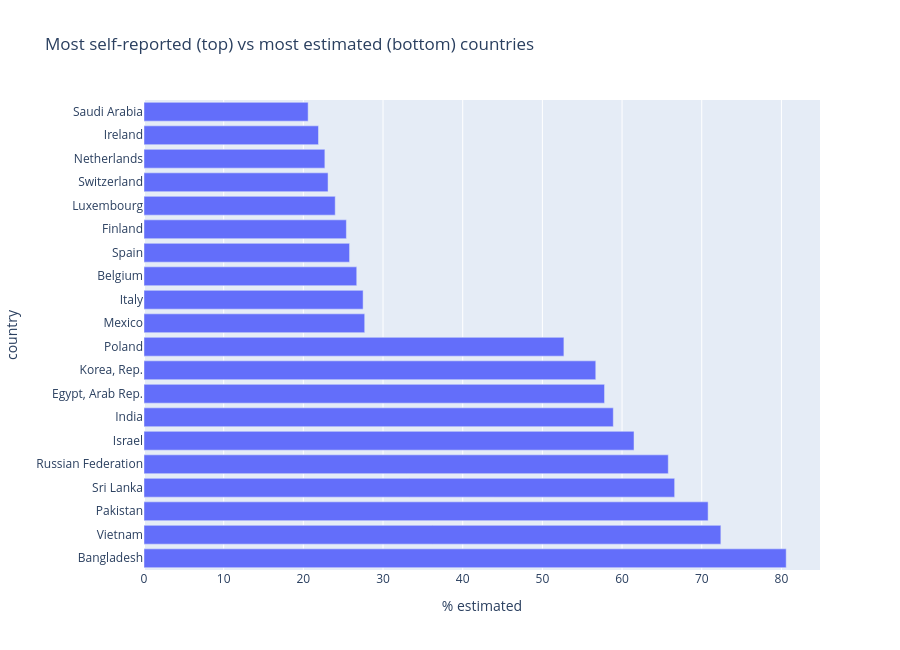

Write notebook code for a chart like this one.
### Markdown cell above
## 4. By geography — disclosure culture by headquarter country

Countries with ≥5,000 observations.

### Code cell
geo = df.groupby("headquarter_country")["est"].agg(estimated_share="mean", n="count")
geo = geo[geo["n"] >= 5000].sort_values("estimated_share")
geo["estimated_%"] = (geo["estimated_share"]*100).round(1)
tb = pd.concat([geo.head(10), geo.tail(10)])
fig = px.bar(tb.reset_index(), x="estimated_%", y="headquarter_country", orientation="h",
             title="Most self-reported (top) vs most estimated (bottom) countries",
             labels={"estimated_%":"% estimated","headquarter_country":"country"})
fig.update_layout(yaxis={"categoryorder":"total descending"}, height=650); fig.show()

### Figure 1 — Plotly figure (JSON) as saved in the notebook; plotly's stock layout.template omitted (floating-point values rounded to 4 significant figures)
{"data": [{"hovertemplate": "% estimated=%{x}<br>country=%{y}<extra></extra>", "legendgroup": "", "marker": {"color": "#636efa", "pattern": {"shape": ""}}, "name": "", "orientation": "h", "showlegend": false, "textposition": "auto", "type": "bar", "x": [20.6, 21.9, 22.7, 23.1, 24.0, 25.4, 25.8, 26.7, 27.5, 27.7, 52.7, 56.7, 57.8, 58.9, 61.5, 65.8, 66.6, 70.8, 72.4, 80.6], "xaxis": "x", "y": ["Saudi Arabia", "Ireland", "Netherlands", "Switzerland", "Luxembourg", "Finland", "Spain", "Belgium", "Italy", "Mexico", "Poland", "Korea, Rep.", "Egypt, Arab Rep.", "India", "Israel", "Russian Federation", "Sri Lanka", "Pakistan", "Vietnam", "Bangladesh"], "yaxis": "y"}], "layout": {"barmode": "relative", "height": 650, "legend": {"tracegroupgap": 0}, "title": {"text": "Most self-reported (top) vs most estimated (bottom) countries"}, "xaxis": {"anchor": "y", "domain": [0.0, 1.0], "title": {"text": "% estimated"}}, "yaxis": {"anchor": "x", "categoryorder": "total descending", "domain": [0.0, 1.0], "title": {"text": "country"}}}}
